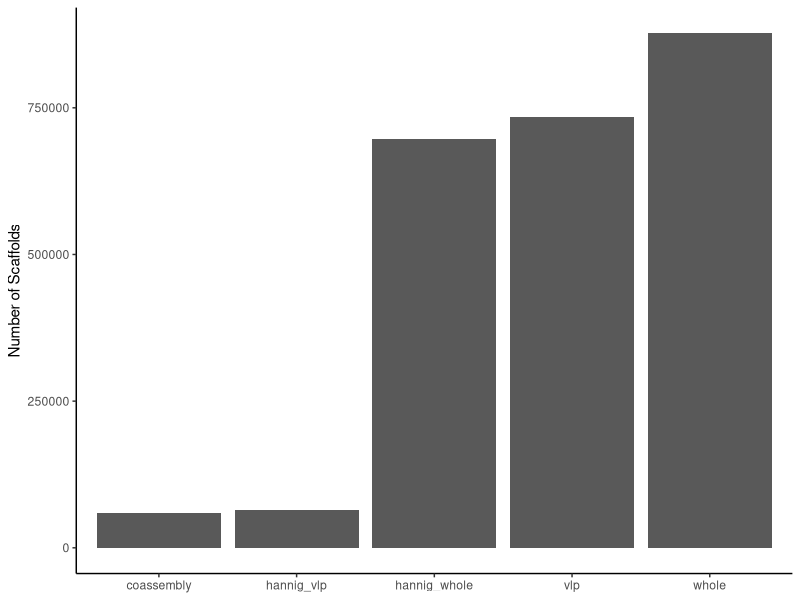
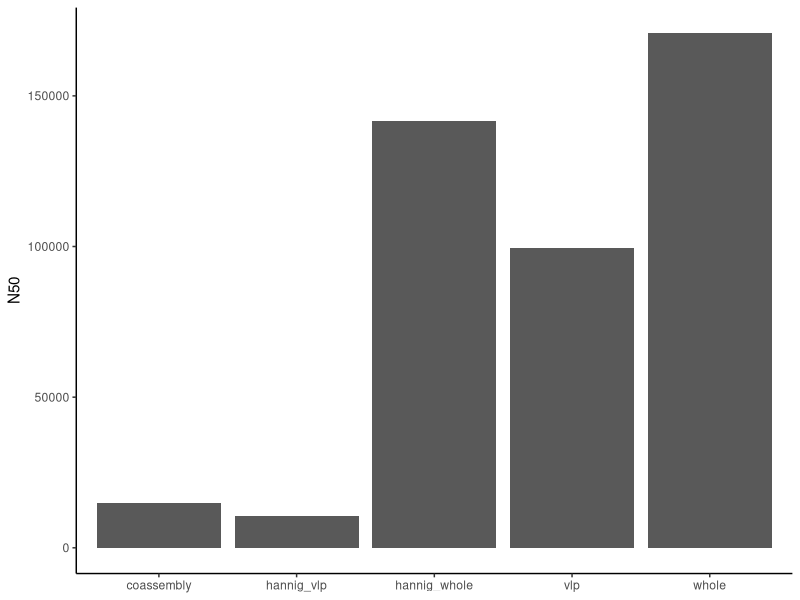
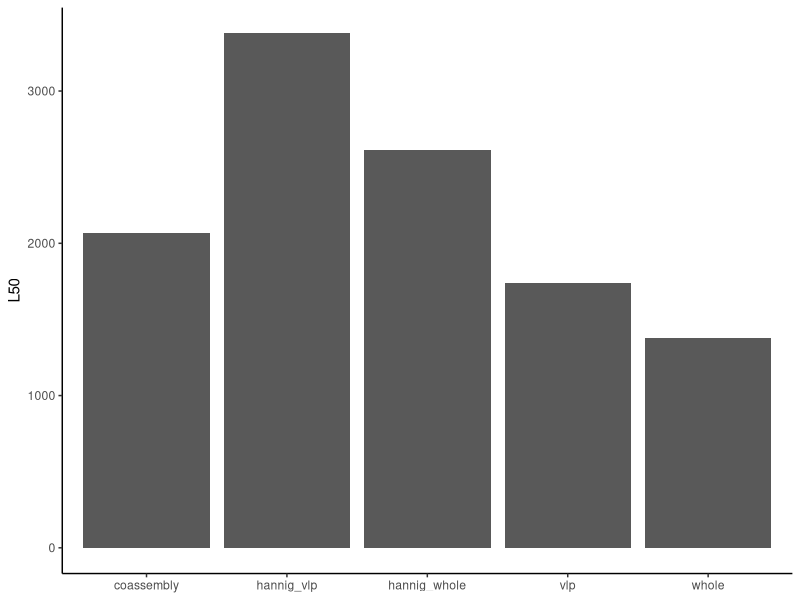
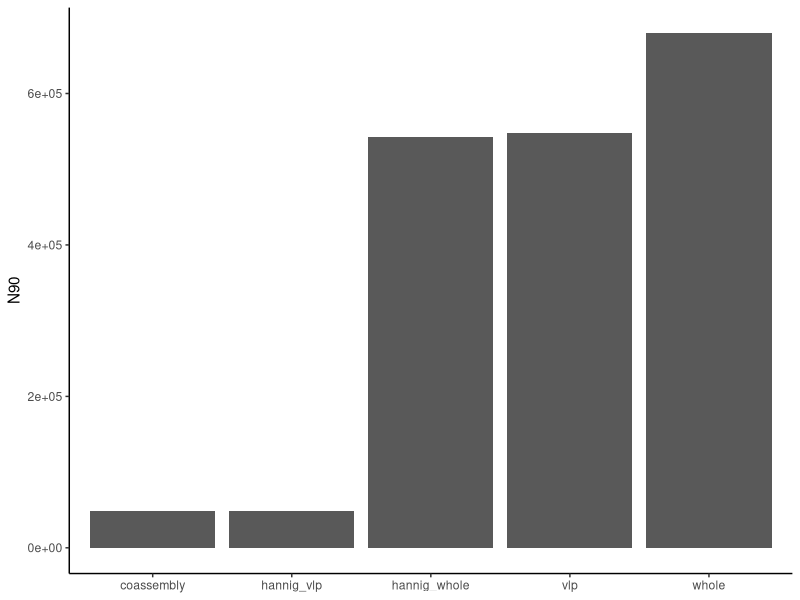
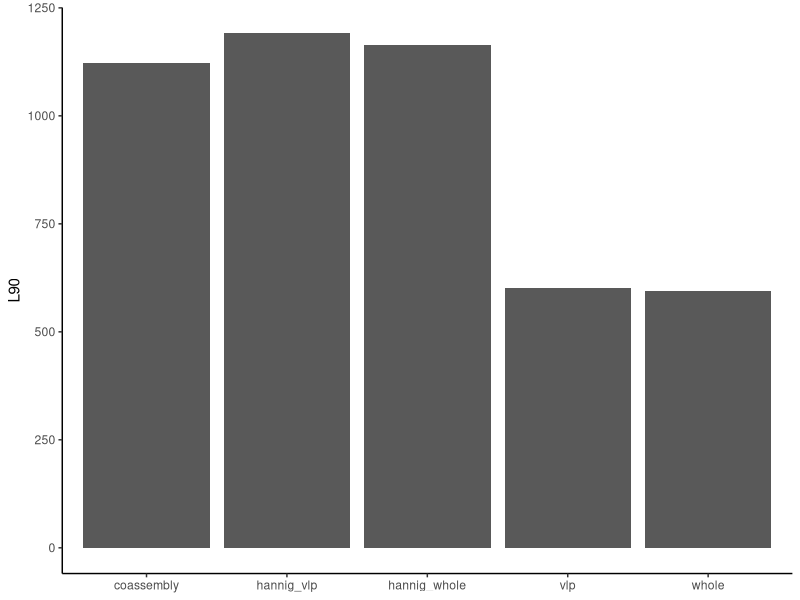
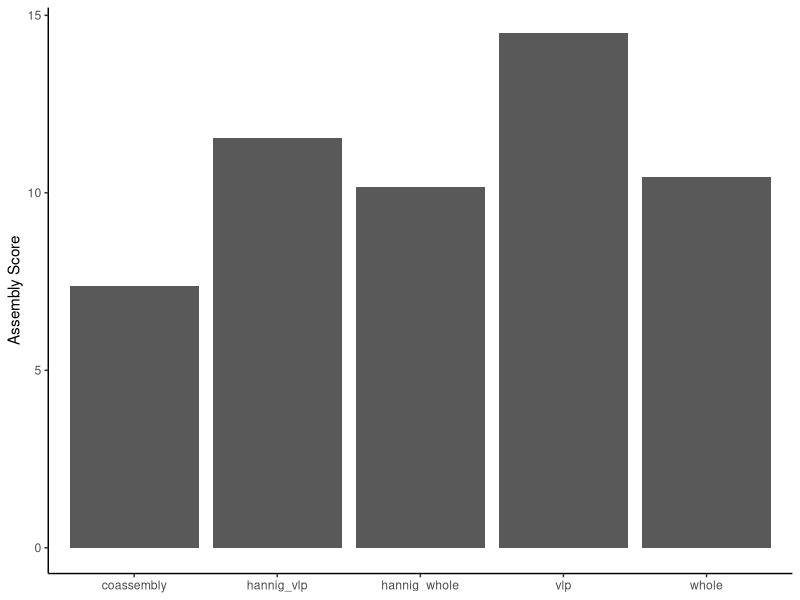
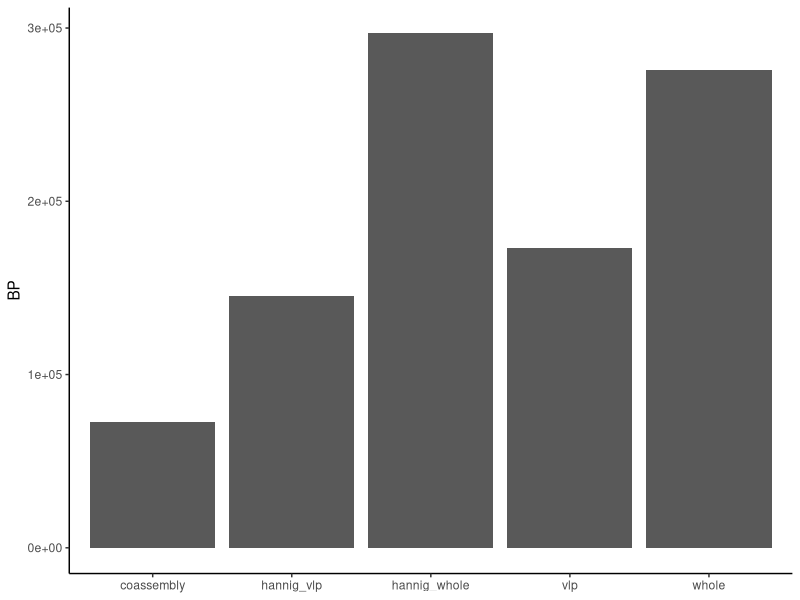
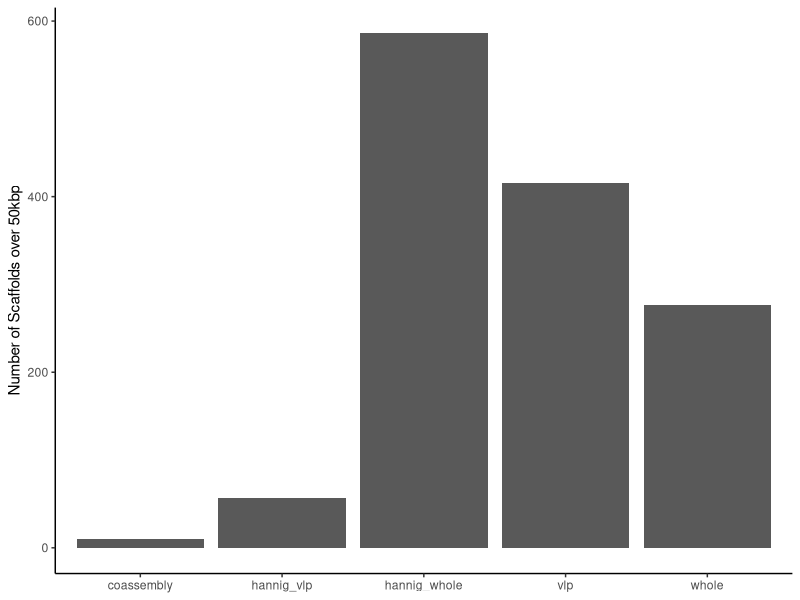

The R script that drew these images, in order:
library(tidyverse)

vlp_qc <- read_tsv("data/vlp_contig_qc.tsv")
whole_qc <- read_tsv("data/whole_contig_qc.tsv")
hannigvlp_qc <- read_tsv("data/hannigan_vlp_assembly_contig_qc.tsv")
hannigwhole_qc <- read_tsv("data/hannigan_assembly_whole_contig_qc.tsv")
covlp_qc <- read_tsv("data/vlp_coassembly_contig_qc.tsv")

contigqc <- bind_rows("vlp" = vlp_qc, "whole" = whole_qc, "hannig_vlp" = hannigvlp_qc, "hannig_whole" = hannigwhole_qc,
                        "coassembly" = covlp_qc, .id="id")

num_scaffolds <- ggplot(contigqc, aes(x = id, y = n_scaffolds)) +
  geom_col() +
  labs(x = NULL, y = "Number of Scaffolds") +
  theme_classic()

ggsave("figures/num_scaffolds.png", num_scaffolds)

n50_scaffolds <- ggplot(contigqc, aes(x = id, y = scaf_N50)) +
  geom_col() +
  labs(x = NULL, y = "N50") +
  theme_classic()

ggsave("figures/n50.png", plot = n50_scaffolds)

l50_scaffolds <- ggplot(contigqc, aes(x = id, y = scaf_L50)) +
  geom_col() +
  labs(x = NULL, y = "L50") +
  theme_classic()

ggsave("figures/l50.png", plot = l50_scaffolds)

n90_scaffolds <- ggplot(contigqc, aes(x = id, y = scaf_N90)) +
  geom_col() +
  labs(x = NULL, y = "N90") +
  theme_classic()

ggsave("figures/n90.png", plot = n90_scaffolds)

l90_scaffolds <- ggplot(contigqc, aes(x = id, y = scaf_L90)) +
  geom_col() +
  labs(x = NULL, y = "L90") +
  theme_classic()

ggsave("figures/l90.png", plot = l90_scaffolds)

assembly_score <- ggplot(contigqc, aes(x = id, y = asm_score)) +
  geom_col() +
  labs(x = NULL, y = "Assembly Score") +
  theme_classic()

ggsave("figures/assembly_score.png", plot = assembly_score)

max_scaffold <- ggplot(contigqc, aes(x = id, y = scaf_max)) +
  geom_col() +
  labs(x = NULL, y = "BP") +
  theme_classic()

ggsave("figures/max_scaffold.png", plot = max_scaffold)

scaf_over_50k <- ggplot(contigqc, aes(x = id, y = scaf_n_gt50K)) +
  geom_col() +
  labs(x = NULL, y = "Number of Scaffolds over 50kbp") +
  theme_classic()

ggsave("figures/scaf_over_50k.png", plot = scaf_over_50k)

num_bases_over_50k <- ggplot(contigqc, aes(x = id, y = scaf_l_gt50k)) +
  geom_col() +
  labs(x = NULL, y = "Number of Bases in Scaffolds over 50kbp") +
  theme_classic()

ggsave("figures/bases_over_50k.png", plot = num_bases_over_50k)